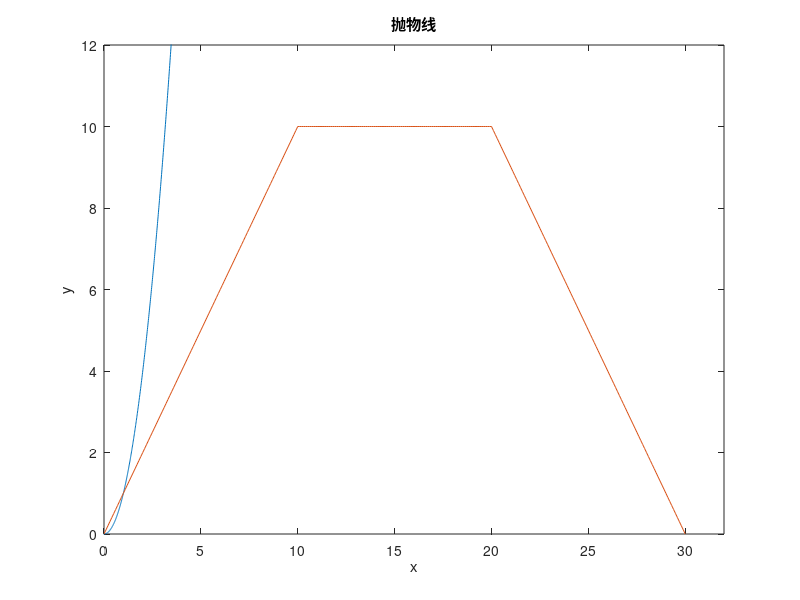

Recreate this plot in MATLAB.
% 1.赋值语句

a=1; %#ok<NASGU>

a=2;

% 2.清空工作区变量

% clear

% 3.清屏

% clc

% 5.注释快捷键 ctrl + R

% 6.取消注释快捷键 ctrl + T

% 7.输出函数disp

disp("i am black")

clear

% 8.输入函数input

% a=input("请输入考试分数");
% 
% if a>85
%     disp("大于85")
% end

% 9.字符串合并

s="i am ";
t="matlab";

k=strcat(s,t);

disp(k);

% 10.sum函数求和
    
disp("矩阵的求和")

% 如果是向量，默认是求和
% 如果是矩阵，则需要指明是按行或者是按列求和

E=[1,2,3;4,5,6;7,8,9];

disp(sum(E(:)));
disp(sum(E,1))%按列求和（得到一个行向量）
disp(sum(E,2))%按行求和（得到一个列向量）

% 矩阵的查询

disp(E(3,2));%访问第三行第二个元素

x=[1,2,3,4;3,4,5,6];


disp(x(1,:));

disp(x(:,1));

disp(x(:,[1:3])); %#ok<NBRAK>

clear;

x=[1,2;3,4];

q=inv(x);%求x的逆矩阵

disp(q)

disp(sum(q*x));

% 定义x坐标
x = -10:0.01:10;

% 计算y坐标
y = x.^2;

% 绘制抛物线
plot(x, y)

% 设置坐标轴范围
xlim([-10 10])
ylim([0 100])

% 添加标题和坐标轴标签
title('抛物线')
xlabel('x')
ylabel('y')

% 显示图形
hold on

clear

t1 = 0:0.1:10;
v1 = t1;

t2 = 10:0.1:20;
v2 = 0 * t2 + 10;

t3 = 20:0.1:30;
v3 = 30 - t3;

t = [t1 t2 t3];
v = [v1 v2 v3];

plot(t, v);
axis([0 32 0 12]);

%对于矩阵 *是矩阵之间的乘法,比如A/B=A*（inv（B））

%对于每个元素之间的乘法要用.*，./

%例如：

A=[1,2];

A=A.^2;

disp(A);

%求特征值

A=[1,2,3;2,2,1;2,0,3];

% E=elg(A);

% [V,D]=elg(A);

